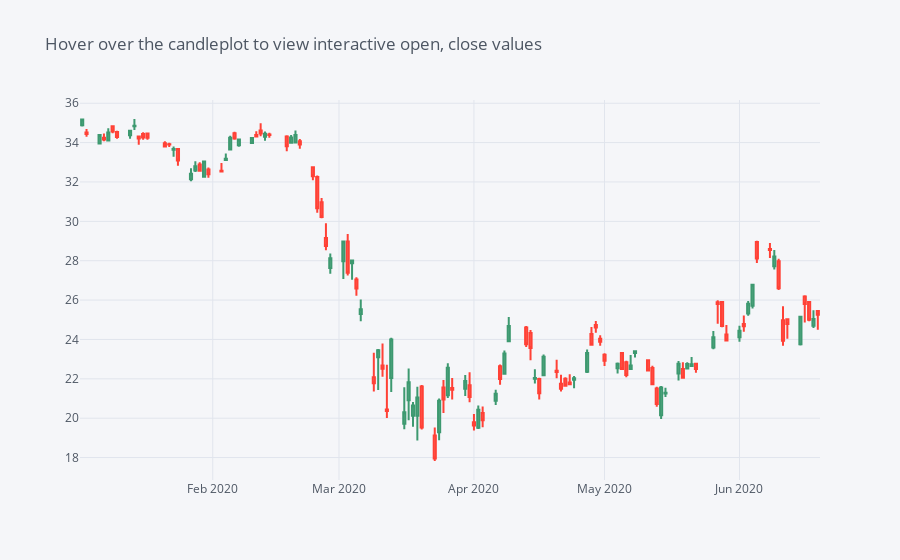

Notebook code cell kept with this figure:
### Markdown cell above
** We use .iplot(kind='candle) to create a candle plot of Bank of America's stock in 2020.**

### Code cell
BAC[['Open', 'High', 'Low', 'Close']].loc['2020'].iplot(kind='candle', title="Hover over the candleplot to view interactive open, close values")
